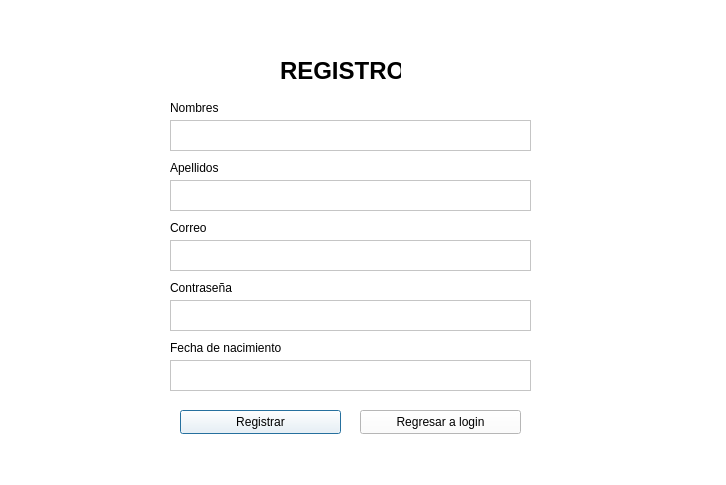
<?xml version="1.0" encoding="UTF-8"?>
<ui version="4.0">
 <class>registro</class>
 <widget class="QDialog" name="registro">
  <property name="geometry">
   <rect>
    <x>0</x>
    <y>0</y>
    <width>726</width>
    <height>485</height>
   </rect>
  </property>
  <property name="windowTitle">
   <string>Dialog</string>
  </property>
  <property name="styleSheet">
   <string notr="true">color: rgb(0, 0, 0);
background-color: rgb(255, 255, 255);</string>
  </property>
  <widget class="QLabel" name="label_9">
   <property name="geometry">
    <rect>
     <x>170</x>
     <y>100</y>
     <width>51</width>
     <height>16</height>
    </rect>
   </property>
   <property name="styleSheet">
    <string notr="true">color: rgb(0, 0, 0)</string>
   </property>
   <property name="text">
    <string>Nombres</string>
   </property>
  </widget>
  <widget class="QLabel" name="label_11">
   <property name="geometry">
    <rect>
     <x>170</x>
     <y>220</y>
     <width>51</width>
     <height>16</height>
    </rect>
   </property>
   <property name="styleSheet">
    <string notr="true">color: rgb(0, 0, 0)</string>
   </property>
   <property name="text">
    <string>Correo</string>
   </property>
  </widget>
  <widget class="QTextEdit" name="nameLine_2">
   <property name="geometry">
    <rect>
     <x>170</x>
     <y>120</y>
     <width>361</width>
     <height>31</height>
    </rect>
   </property>
  </widget>
  <widget class="QLabel" name="label_12">
   <property name="geometry">
    <rect>
     <x>170</x>
     <y>280</y>
     <width>111</width>
     <height>16</height>
    </rect>
   </property>
   <property name="styleSheet">
    <string notr="true">color: rgb(0, 0, 0)</string>
   </property>
   <property name="text">
    <string>Contraseña</string>
   </property>
  </widget>
  <widget class="QTextEdit" name="apellidoLine_2">
   <property name="geometry">
    <rect>
     <x>170</x>
     <y>180</y>
     <width>361</width>
     <height>31</height>
    </rect>
   </property>
  </widget>
  <widget class="QTextEdit" name="fechaLine_2">
   <property name="geometry">
    <rect>
     <x>170</x>
     <y>300</y>
     <width>361</width>
     <height>31</height>
    </rect>
   </property>
  </widget>
  <widget class="QTextEdit" name="fechaLine_3">
   <property name="geometry">
    <rect>
     <x>170</x>
     <y>360</y>
     <width>361</width>
     <height>31</height>
    </rect>
   </property>
  </widget>
  <widget class="QTextEdit" name="correoLine_2">
   <property name="geometry">
    <rect>
     <x>170</x>
     <y>240</y>
     <width>361</width>
     <height>31</height>
    </rect>
   </property>
  </widget>
  <widget class="QLabel" name="label_10">
   <property name="geometry">
    <rect>
     <x>170</x>
     <y>160</y>
     <width>61</width>
     <height>16</height>
    </rect>
   </property>
   <property name="styleSheet">
    <string notr="true">color: rgb(0, 0, 0)</string>
   </property>
   <property name="text">
    <string>Apellidos</string>
   </property>
  </widget>
  <widget class="QLabel" name="label_13">
   <property name="geometry">
    <rect>
     <x>170</x>
     <y>340</y>
     <width>111</width>
     <height>16</height>
    </rect>
   </property>
   <property name="styleSheet">
    <string notr="true">color: rgb(0, 0, 0)</string>
   </property>
   <property name="text">
    <string>Fecha de nacimiento</string>
   </property>
  </widget>
  <widget class="QLabel" name="label">
   <property name="geometry">
    <rect>
     <x>280</x>
     <y>50</y>
     <width>121</width>
     <height>41</height>
    </rect>
   </property>
   <property name="font">
    <font>
     <pointsize>18</pointsize>
     <bold>true</bold>
    </font>
   </property>
   <property name="text">
    <string>REGISTRO</string>
   </property>
  </widget>
  <widget class="QPushButton" name="registrobtn">
   <property name="geometry">
    <rect>
     <x>180</x>
     <y>410</y>
     <width>161</width>
     <height>24</height>
    </rect>
   </property>
   <property name="text">
    <string>Registrar</string>
   </property>
  </widget>
  <widget class="QPushButton" name="loginbtn">
   <property name="geometry">
    <rect>
     <x>360</x>
     <y>410</y>
     <width>161</width>
     <height>24</height>
    </rect>
   </property>
   <property name="text">
    <string>Regresar a login</string>
   </property>
  </widget>
 </widget>
 <resources/>
 <connections/>
</ui>
